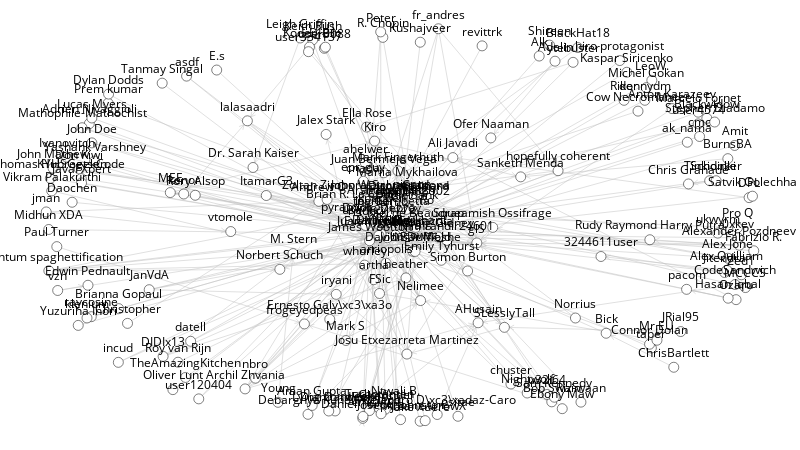

Source (notebook cell):
### Code cell
sn.show_graph(nodes, nlab=True)

### Figure 1 — Plotly figure (JSON) as saved in the notebook; plotly's stock layout.template omitted (floating-point values rounded to 4 significant figures; data arrays with more than 128 entries replaced by an {"elided": "..."} marker saying what was removed)
{"data": [{"hoverinfo": "none", "line": {"color": "rgb(192, 192, 192)", "width": 0.5}, "mode": "lines", "type": "scatter", "uid": "b8d5aacc-f86a-11e8-8522-0c5415a87eaa", "x": {"elided": "2673 float values"}, "y": {"elided": "2673 float values"}}, {"hoverinfo": "none", "marker": {"color": "rgb(255, 255, 255)", "line": {"color": "rgb(0, 0, 0)", "width": 0.5}, "size": 10}, "mode": "markers+text", "text": {"elided": "197 str values"}, "textfont": {"color": "rgb(0, 0, 0)"}, "textposition": "top center", "type": "scatter", "uid": "b8d5aacd-f86a-11e8-8209-0c5415a87eaa", "x": {"elided": "197 float values"}, "y": {"elided": "197 float values"}}], "layout": {"height": 450, "margin": {"b": 0, "l": 0, "r": 0, "t": 0}, "showlegend": false, "width": 800, "xaxis": {"showgrid": false, "showticklabels": false, "zeroline": false}, "yaxis": {"showgrid": false, "showticklabels": false, "zeroline": false}}}
